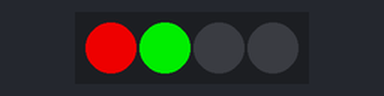
The sketch below on a simulated Arduino Uno, built with avr-gcc and run on an emulated ATmega328P. Parts: 4 RGB LEDs in strip order, left to right. Dim RGB values are drawn brighter than linear.

Above: at 0.1 s.
At 0.3 s:
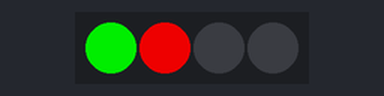
At 0.7 s:
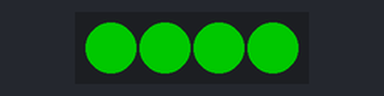
At 1.3 s:
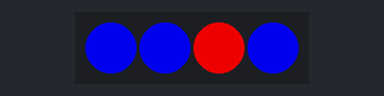
At 1.7 s:
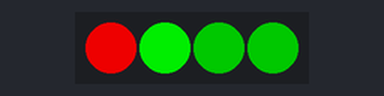
At 2.7 s:
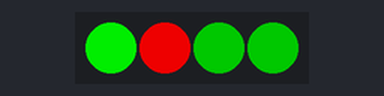
Timing chart, 0 to 3.0 s (numbered marks = the images above):
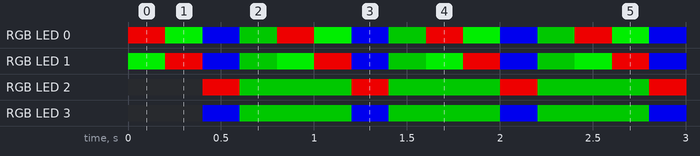

The sketch:

rgbled_plyta.ino
```cpp
// (licence header left out)
#include "MeOrion.h"

MeRGBLed led(PORT_3);

void setup()
{

}

void loop()
{
  color_loop();
}

void color_loop()
{
  led.setColor(1,200,0,0);
  led.setColor(2,0,200,0);
  led.show();
  delay(200);
  led.setColor(2,200,0,0);
  led.setColor(1,0,200,0);
  led.show();
  delay(200);

  led.setColor(0,0,0,200);
  led.setColor(3,200,0,0);
  led.show();
  delay(200);
  led.setColor(0,0,100,0);
  led.setColor(3,0,100,0);
  led.show();
  delay(200);

}
```

Measured:
- by itself, RGB LED 0: repeats every 0.80 s: RGB(0, 200, 0) 0.20 s, RGB(0, 0, 200) 0.20 s, RGB(0, 100, 0) 0.20 s, RGB(200, 0, 0) 0.20 s
- by itself, RGB LED 1: repeats every 0.80 s: RGB(200, 0, 0) 0.20 s, RGB(0, 0, 200) 0.20 s, RGB(0, 100, 0) 0.20 s, RGB(0, 200, 0) 0.20 s
- by itself, RGB LED 2: alternates RGB(200, 0, 0) for 0.20 s and RGB(0, 100, 0) for 0.60 s
- by itself, RGB LED 3: alternates RGB(0, 100, 0) for 0.60 s and RGB(0, 0, 200) for 0.20 s
